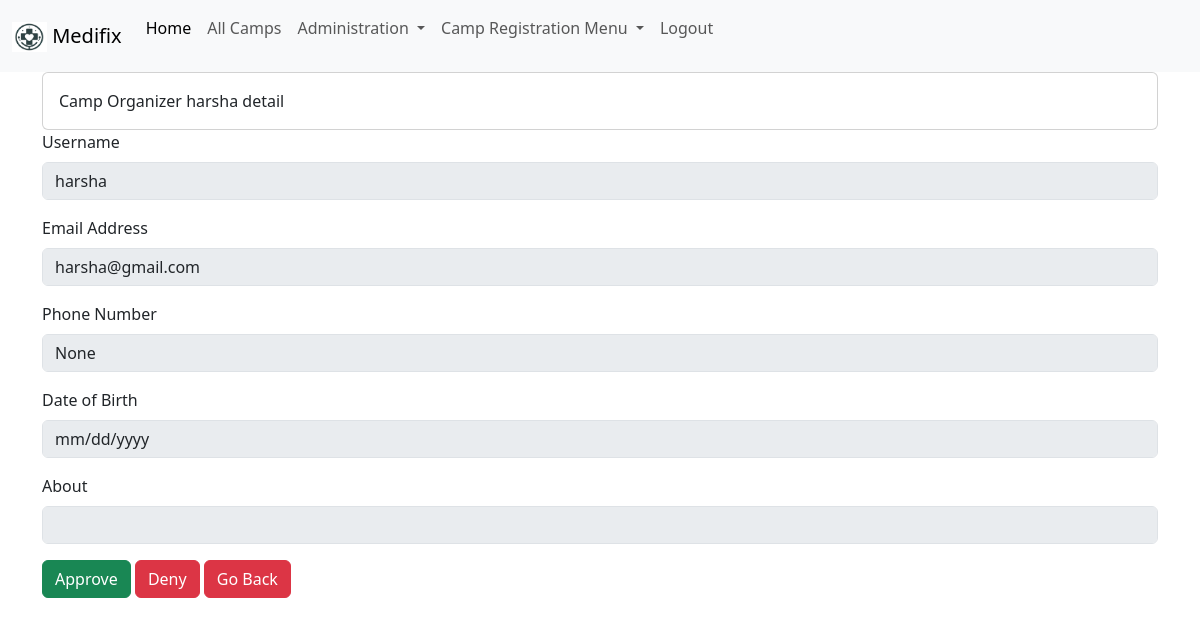
Page /organizer/harsha/ (signed in) on the earlier database version.
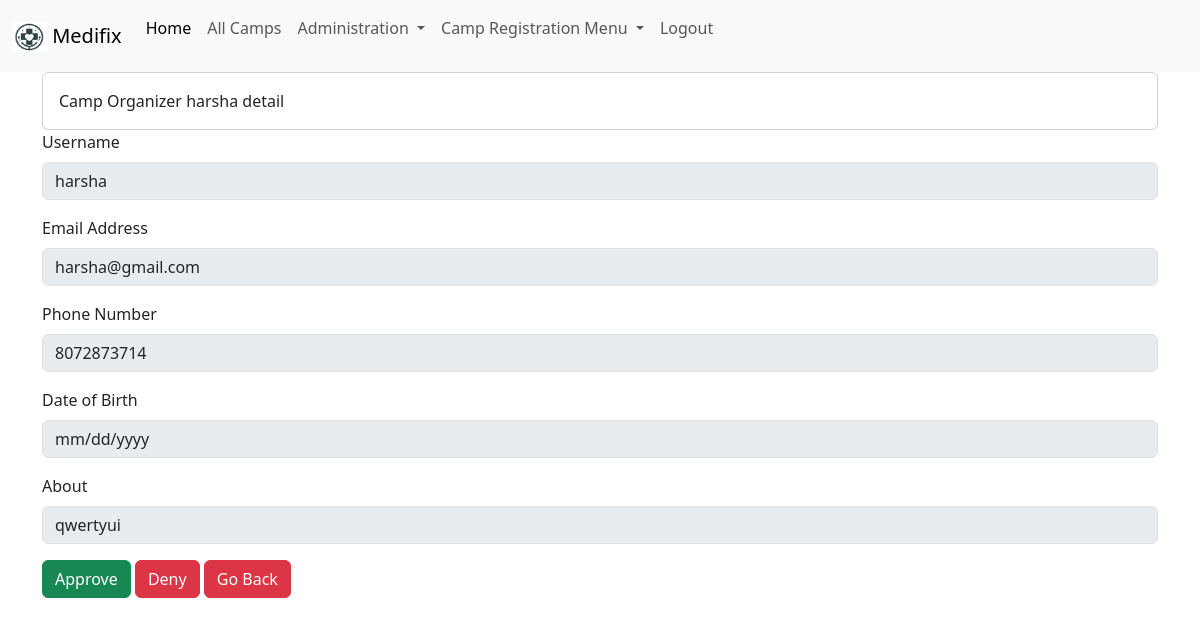
Same page on the later database version.
### administration/models.py (models this page shows, shortened)
class profile(models.Model):
    user_name = models.OneToOneField(User, on_delete=models.CASCADE)
    phone_number = models.IntegerField(null=True, blank=True)
    date_of_birth = models.DateField(null=True, blank=True)
    camp_register = models.BooleanField(default=False)
    submitted_application = models.BooleanField(default=False)
    about = models.TextField(max_length=2000, null=True, blank=True)

### administration/views.py (the view)
# urls.py: path('organizer/<str:username>/', views.camp_organizer_profile_detail, name='organizer_user_profile_detail'),
@login_required
def camp_organizer_profile_detail(request,username):
    user_profile = get_object_or_404(profile, user_name__username=username)
    return render(request, 'camp/organizer_user_profile.html', {'user_profile': user_profile})

### templates/camp/organizer_user_profile.html (shortened to what this page needs)
{% extends 'base.html' %}
{% load static %}
{% block content %}
<div class="card">
    <div class="card-body">
        Camp Organizer {{ user_profile.user_name.username }} detail
    </div>
</div>
<form>
    <div class="mb-3">
        <label for="Username" class="form-label">Username</label>
        <input type="text" class="form-control" id="Username" value="{{ user_profile.user_name.username }}" disabled>
    </div>
    <div class="mb-3">
        <label for="Emailaddress" class="form-label">Email Address</label>
        <input type="email" class="form-control" id="email" value="{{ user_profile.user_name.email }}" disabled>
    </div>
    <div class="mb-3">
        <label for="PhoneNumber" class="form-label">Phone Number</label>
        <input type="text" class="form-control" id="PhoneNumber" value="{{ user_profile.phone_number }}" disabled>
    </div>
    <div class="mb-3">
        <label for="date_of_birth" class="form-label">Date of Birth</label>
        <input type="date" class="form-control" id="date_of_birth" value="{{ user_profile.date_of_birth }}" disabled>
    </div>
    <div class="mb-3">
        <label for="about" class="form-label">About</label>
        <input type="text" class="form-control" id="about" value="{{ user_profile.about }}" disabled>
    </div>
    <a href="{% url 'approve_application' user_profile.user_name.username %}" class="btn btn-success">Approve</a>
    <a href="{% url 'deny_application' user_profile.user_name.username %}" class="btn btn-danger">Deny</a>
    <a href="{% url 'camp_organizer_request' %}" class="btn btn-danger">Go Back</a>
</form>
{% endblock %}

Differences in the rows shown:
changed profile "harsha": phone_number "None" → "8072873714"; about (not shown) → "qwertyui"
